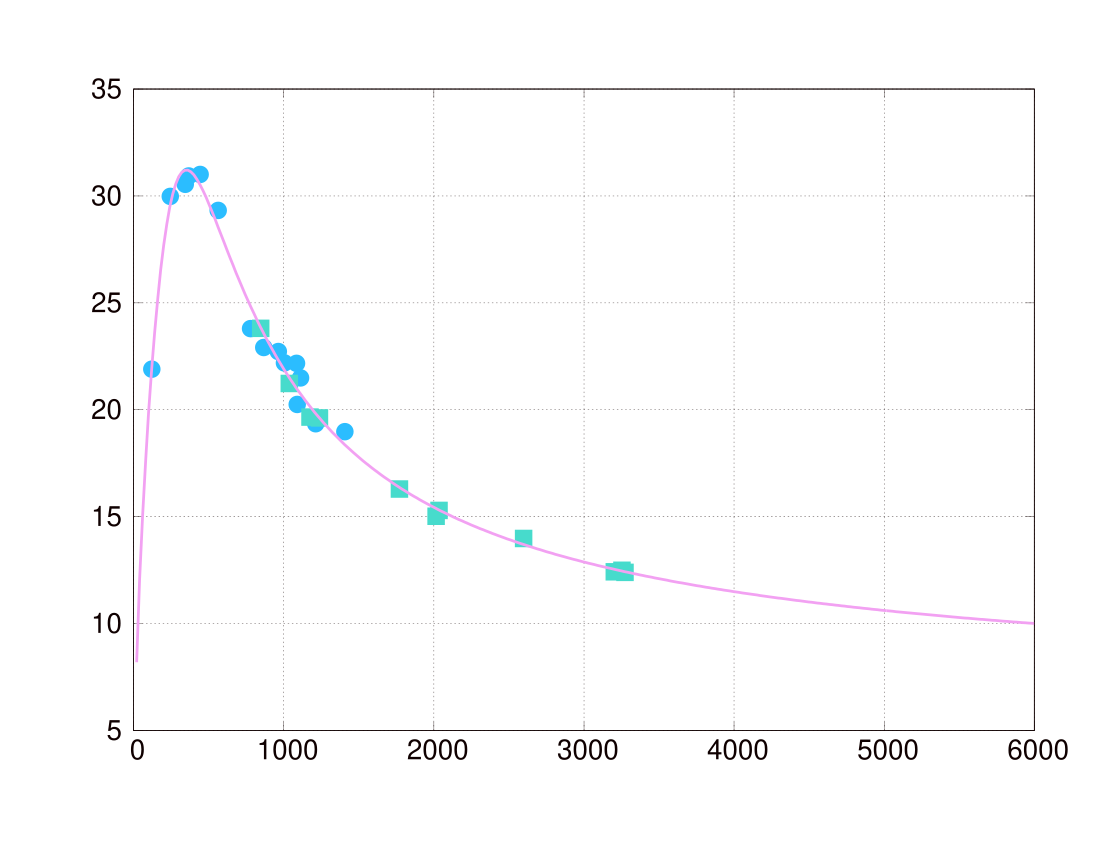

Generate this figure with gnuplot:
set term post enhance color
set out "|ps2pdf - effic.pdf"
set pointsize 2
set title ""
set xlabel ""
set ylabel ""

###################################################

# eff(x) = exp( ( (A+B*log(x/100.0000)+C*log(x/100.0000)*log(x/100.0000))**(-G)\
 # + (D+E*log(x/1000.0000)+F*log(x/1000.0000)*log(x/1000.0000))**(-G) )**(-1.0/G) )
  eff(x) = exp( ( (A+B*log(x/100.0000))**(-G)\
  + (D+E*log(x/1000.0000)+F*log(x/1000.0000)*log(x/1000.0000))**(-G) )**(-1.0/G) )


A = 3.0
B = 0.56
C = 0.000000
D = 3.1
E = -0.60
F = 0.08
G = 7.9
fit eff(x) 'AddBack.sin' u ($2):($4/$8/$10) via A,B,D,E,F,G
# print eff(146)/10000/(1.0-0.13)
###################################################

plot [0:6000] 'AddBack.sin' u ($1<23 ? $2 : 1/0):($4/$8/$10) w points notit,\
'AddBack.sin' u ($1>22 ? $2 : 1/0):($4/$8/$10) w points notit,\
eff(x) w lines notit

#gamma ray energies, no particular order
array ge[100] = [383.7,438.4,558.9,759.7,779.8,\
788.3,809.6,822.0,830.2,850.1,\
886.6,1019.6,1066.9,1292.7,1457.0,\
1513.1,1534.5,1576.7,1609.3,1617.0,\
1625.4,1950.5,2057.3,2322.8,2364.8,\
2384.7,2577.8,2668.2,2804.0,2224.4,\
3520.0,3033.1] #32 total
nl=32
do for [i=1:nl] {
print sprintf("%.1f: %.2f",ge[i],eff(ge[i]))
}
